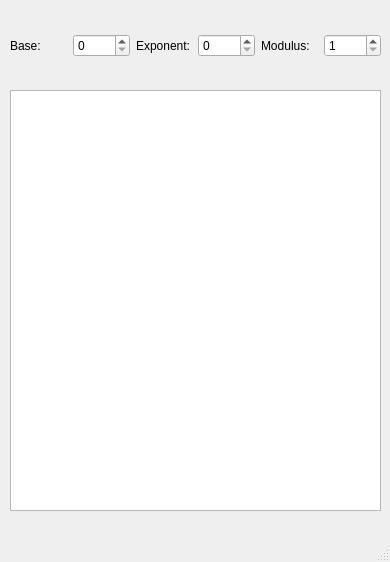
<?xml version="1.0" encoding="UTF-8"?>
<ui version="4.0">
 <class>MainWindow</class>
 <widget class="QMainWindow" name="MainWindow">
  <property name="geometry">
   <rect>
    <x>0</x>
    <y>0</y>
    <width>390</width>
    <height>562</height>
   </rect>
  </property>
  <property name="windowTitle">
   <string>MainWindow</string>
  </property>
  <widget class="QWidget" name="centralwidget">
   <widget class="QWidget" name="horizontalLayoutWidget">
    <property name="geometry">
     <rect>
      <x>10</x>
      <y>10</y>
      <width>371</width>
      <height>71</height>
     </rect>
    </property>
    <layout class="QHBoxLayout" name="horizontalLayout">
     <item>
      <widget class="QLabel" name="labBase">
       <property name="text">
        <string>Base:</string>
       </property>
      </widget>
     </item>
     <item>
      <widget class="QSpinBox" name="spinBase"/>
     </item>
     <item>
      <widget class="QLabel" name="labExp">
       <property name="text">
        <string>Exponent:</string>
       </property>
      </widget>
     </item>
     <item>
      <widget class="QSpinBox" name="spinExp"/>
     </item>
     <item>
      <widget class="QLabel" name="labMod">
       <property name="text">
        <string>Modulus:</string>
       </property>
      </widget>
     </item>
     <item>
      <widget class="QSpinBox" name="spinMod">
       <property name="minimum">
        <number>1</number>
       </property>
      </widget>
     </item>
    </layout>
   </widget>
   <widget class="QTableView" name="resultTable">
    <property name="geometry">
     <rect>
      <x>10</x>
      <y>90</y>
      <width>371</width>
      <height>421</height>
     </rect>
    </property>
    <attribute name="verticalHeaderStretchLastSection">
     <bool>false</bool>
    </attribute>
   </widget>
  </widget>
  <widget class="QMenuBar" name="menubar">
   <property name="geometry">
    <rect>
     <x>0</x>
     <y>0</y>
     <width>390</width>
     <height>20</height>
    </rect>
   </property>
  </widget>
  <widget class="QStatusBar" name="statusbar"/>
 </widget>
 <resources/>
 <connections/>
</ui>
